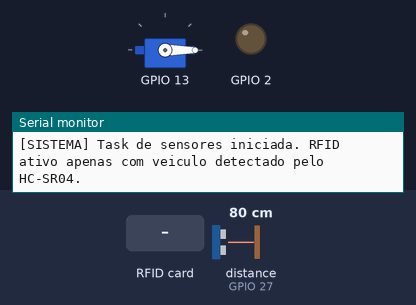
Bench run of a sketch on a simulated ESP32. Parts: servo, output pins drawn as LEDs (lit = HIGH), the last lines printed to the serial monitor. Wiring (inferred from the names in the program): ultrasonic range finder: trigger GPIO 26; echo GPIO 27. The test bench sets the inputs (shaded band); at power-on: distance to the obstacle (sensor on GPIO 27) 80 cm. WiFi joins after 1.5 s; servers stay silent unless stated; storage starts empty; EEPROM starts erased; pins used as bus, display or sensor lines are not drawn.

Above: at 1.4 s.
1.5 s: distance to the obstacle (sensor on GPIO 27) set to 2 cm
3.6 s: RFID card 69 C9 D7 06 held to the reader
At 3.82 s:
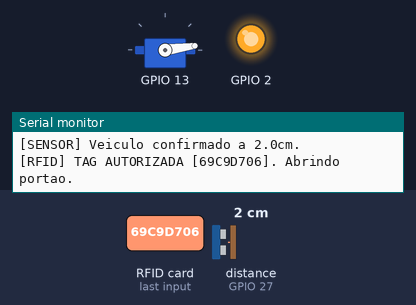
At 4.42 s:
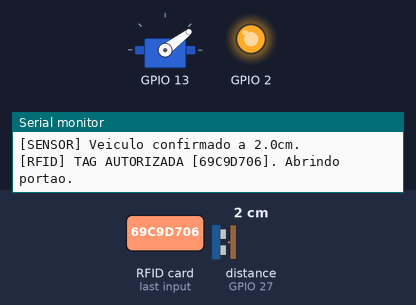
6.6 s: distance to the obstacle (sensor on GPIO 27) set to 4 cm
At 7.8 s:
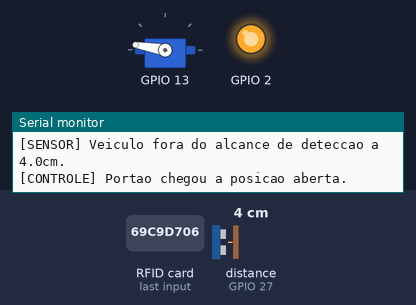
Timing chart, 0 to 16.5 s (numbered marks = the images above; inputs shaded):
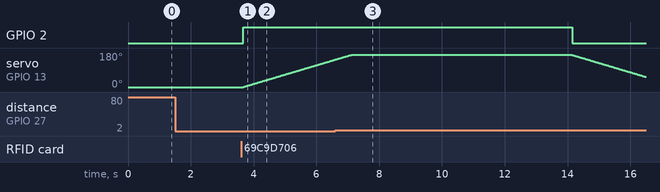

Measured:
- after the input at 3.6 s, GPIO 2: LOW → HIGH after 0.07 s; servo on GPIO 13: moves from 0° to 145° over 2.9 s, starting after 0.07 s

The sketch:

CyberGate.ino
```cpp
#include <Arduino.h>
#include <WiFi.h>
#include <esp_sleep.h>
#include "src/system_state.h"

extern void initWebServer();
extern void sensorTaskCode(void *pvParameters);
extern void controlTaskCode(void *pvParameters);

static const char* SETUP_AP_SSID = "CyberGate-Setup";
static const char* SETUP_AP_PASSWORD = "cybergate";
static const unsigned long WIFI_CONNECT_TIMEOUT_MS = 12000;
static const unsigned long LIGHT_SLEEP_IDLE_MS = 15000;
static const unsigned long LIGHT_SLEEP_WEB_IDLE_MS = 10000;
static const uint64_t LIGHT_SLEEP_WAKE_US = 250000ULL;
static const BaseType_t SENSOR_TASK_CORE = 1;
static const BaseType_t CONTROL_TASK_CORE = 0;

SemaphoreHandle_t logMutex;
static unsigned long wifiAttemptStartedAt = 0;
static bool wifiConnecting = false;

static void startSetupAccessPoint() {
    WiFi.mode(WIFI_AP_STA);
    bool apStarted = WiFi.softAP(SETUP_AP_SSID, SETUP_AP_PASSWORD, 6, false, 4);
    wifiApActive = apStarted;
    wifiModeLabel = apStarted ? "AP fallback" : "Falha no AP";
    activeWifiSsid = apStarted ? SETUP_AP_SSID : "";
    if (apStarted) {
        addLog("REDE", String("AP de configuracao ativo: ") + SETUP_AP_SSID + " IP " + WiFi.softAPIP().toString());
    } else {
        addLog("ERRO", "Falha ao iniciar AP de configuracao CyberGate-Setup.");
    }
}

static void connectConfiguredWifi() {
    if (systemConfig.wifiSsid.length() == 0) {
        addLog("REDE", "Nenhum Wi-Fi salvo. Abrindo AP de configuracao.");
        startSetupAccessPoint();
        return;
    }

    WiFi.mode(WIFI_AP_STA);
    WiFi.begin(systemConfig.wifiSsid.c_str(), systemConfig.wifiPassword.c_str());
    wifiModeLabel = "Conectando";
    activeWifiSsid = systemConfig.wifiSsid;
    wifiConnecting = true;
    wifiAttemptStartedAt = millis();
    addLog("REDE", "Tentando conectar ao Wi-Fi salvo: " + maskedWifiSsid());
}

static void monitorWifiConnection() {
    if (!wifiConnecting && systemConfig.wifiSsid.length() > 0 && WiFi.status() == WL_CONNECTED && wifiApActive) {
        WiFi.softAPdisconnect(true);
        WiFi.mode(WIFI_STA);
        wifiApActive = false;
        wifiModeLabel = "Cliente Wi-Fi";
        activeWifiSsid = WiFi.SSID();
        addLog("REDE", String("Reconexao concluida. IP do servidor: ") + WiFi.localIP().toString());
        return;
    }

    if (!wifiConnecting) return;

    if (WiFi.status() == WL_CONNECTED) {
        wifiConnecting = false;
        if (wifiApActive) {
            WiFi.softAPdisconnect(true);
            WiFi.mode(WIFI_STA);
            wifiApActive = false;
        }
        wifiModeLabel = "Cliente Wi-Fi";
        activeWifiSsid = WiFi.SSID();
        addLog("REDE", String("Conectado. IP do servidor: ") + WiFi.localIP().toString());
        return;
    }

    if (millis() - wifiAttemptStartedAt >= WIFI_CONNECT_TIMEOUT_MS) {
        wifiConnecting = false;
        addLog("WARNING", "Falha ao conectar no Wi-Fi salvo. Mantendo AP de configuracao.");
        startSetupAccessPoint();
    }
}

static bool canEnterLightSleep() {
    if (!systemConfig.lightSleepEnabled) return false;
    if (wifiApActive && WiFi.softAPgetStationNum() > 0) return false;
    if (WiFi.status() == WL_CONNECTED && millis() - lastWebRequestAt < LIGHT_SLEEP_WEB_IDLE_MS) return false;
    if (isGateOpen || vehicleDetected || rfidActive || servoCalibrationMode) return false;
    if (servoCurrentAngle != servoTargetAngle) return false;
    if (millis() < LIGHT_SLEEP_IDLE_MS) return false;
    if (millis() - lastLightSleepAt < LIGHT_SLEEP_IDLE_MS) return false;
    return true;
}

static void runLightSleepIfIdle() {
    if (!canEnterLightSleep()) return;

    lightSleepActive = true;
    lastLightSleepAt = millis();
    lightSleepCount++;
    esp_sleep_enable_timer_wakeup(LIGHT_SLEEP_WAKE_US);
    esp_light_sleep_start();
    lightSleepActive = false;
}

void setup() {
    Serial.begin(115200);
    WiFi.persistent(false);
    WiFi.setSleep(false);

    logMutex = xSemaphoreCreateMutex();
    loadSystemConfig();

    addLog("SISTEMA", "Iniciando CyberGate Controller...");
    connectConfiguredWifi();
    initWebServer();

    xTaskCreatePinnedToCore(
        sensorTaskCode,
        "SensorTask",
        8192,
        NULL,
        1,
        &sensorTaskHandle,
        SENSOR_TASK_CORE
    );

    xTaskCreatePinnedToCore(
        controlTaskCode,
        "ControlTask",
        4096,
        NULL,
        2,
        &controlTaskHandle,
        CONTROL_TASK_CORE
    );

    addLog("SISTEMA", "Setup concluido. SensorTask no core 1, ControlTask no core 0, web server no core Wi-Fi/Async.");
}

void loop() {
    monitorWifiConnection();
    runLightSleepIfIdle();
    vTaskDelay(pdMS_TO_TICKS(500));
}
```

main.cpp
```cpp

```

gate_service.cpp
```cpp

```

log_service.cpp
```cpp

```

rfid_service.cpp
```cpp

```

sensor_service.cpp
```cpp

```

system_state.cpp
```cpp
#include "system_state.h"
#include <LittleFS.h>
#include <Preferences.h>

static const char* LOG_FILE = "/logs.csv";
static const char* METRICS_FILE = "/metrics.csv";
static const size_t MAX_LOG_CACHE = 80;
static const size_t MAX_LOG_FILE_BYTES = 180000;
static const size_t MAX_METRICS_FILE_BYTES = 120000;
static const char* DEFAULT_WIFI_SSID = "gritten";
static const char* DEFAULT_WIFI_PASSWORD = "casa1802";
static const uint8_t DEFAULT_WIFI_VERSION = 1;

volatile bool isGateOpen = false;
volatile bool vehicleDetected = false;
volatile bool rfidActive = false;
volatile unsigned long gateOpenedAt = 0;
volatile int servoCurrentAngle = 90;
volatile int servoTargetAngle = 90;
volatile int servoOpenAngle = 90;
volatile int servoClosedAngle = 90;
volatile bool servoCalibrationMode = false;
volatile bool saveServoOpenRequested = false;
volatile bool saveServoClosedRequested = false;
volatile float lastDistanceCm = 0;
String lastRfidUid = "";
String lastRfidStatus = "none";
String lastRfidMessage = "Aguardando leitura";
volatile unsigned long lastRfidAt = 0;

volatile unsigned long totalUptime = 0;
volatile unsigned int freeHeapMemory = 0;
volatile unsigned long lastRequestTimeMs = 0;
volatile unsigned long lastWebRequestAt = 0;
volatile bool lightSleepActive = false;
volatile unsigned long lastLightSleepAt = 0;
volatile unsigned long lightSleepCount = 0;
volatile bool wifiApActive = false;
volatile bool persistenceReady = false;
String wifiModeLabel = "Inicializando";
String activeWifiSsid = "";

SystemConfig systemConfig = {
    300,
    7000,
    true,
    DEFAULT_WIFI_SSID,
    DEFAULT_WIFI_PASSWORD
};

FunctionPerf performanceData[5] = {
    {"SensorTask", 0, 0, 0, 0},
    {"ControlTask", 0, 0, 0, 0},
    {"API /api/status", 0, 0, 0, 0},
    {"API /api/logs", 0, 0, 0, 0},
    {"API /api/control", 0, 0, 0, 0}
};

unsigned long memoryHistory[PERFORMANCE_HISTORY_SIZE] = {0};
unsigned int memoryHistorySize = 0;
unsigned int memoryHistoryIndex = 0;
std::vector<MetricSample> metricSamples;
std::vector<SystemLog> systemLogs;
TaskHandle_t sensorTaskHandle = NULL;
TaskHandle_t controlTaskHandle = NULL;

extern SemaphoreHandle_t logMutex;

static bool fsReady() {
    return persistenceReady;
}

static String csvEscape(const String& value) {
    String escaped = value;
    escaped.replace("\"", "\"\"");
    return "\"" + escaped + "\"";
}

static void rotateFileIfNeeded(const char* path, size_t maxBytes) {
    if (!fsReady() || !LittleFS.exists(path)) return;
    File file = LittleFS.open(path, "r");
    if (!file) return;
    size_t size = file.size();
    file.close();
    if (size <= maxBytes) return;

    String backup = String(path) + ".old";
    if (LittleFS.exists(backup.c_str())) LittleFS.remove(backup.c_str());
    LittleFS.rename(path, backup.c_str());
}

void loadSystemConfig() {
    Preferences prefs;
    prefs.begin("cybergate", true);
    systemConfig.sensorIntervalMs = prefs.getULong("sensor_ms", 300);
    systemConfig.gateAutoCloseMs = prefs.getULong("close_ms", 7000);
    systemConfig.lightSleepEnabled = prefs.getBool("sleep", true);
    systemConfig.wifiSsid = prefs.getString("ssid", DEFAULT_WIFI_SSID);
    systemConfig.wifiPassword = prefs.getString("pass", DEFAULT_WIFI_PASSWORD);
    uint8_t wifiVersion = prefs.getUChar("wifi_ver", 0);
    prefs.end();

    systemConfig.sensorIntervalMs = constrain(systemConfig.sensorIntervalMs, 100UL, 10000UL);
    systemConfig.gateAutoCloseMs = constrain(systemConfig.gateAutoCloseMs, 1000UL, 60000UL);

    if (wifiVersion < DEFAULT_WIFI_VERSION || systemConfig.wifiSsid.length() == 0) {
        systemConfig.wifiSsid = DEFAULT_WIFI_SSID;
        systemConfig.wifiPassword = DEFAULT_WIFI_PASSWORD;
        saveSystemConfig();
    }
}

void saveSystemConfig() {
    Preferences prefs;
    prefs.begin("cybergate", false);
    prefs.putULong("sensor_ms", systemConfig.sensorIntervalMs);
    prefs.putULong("close_ms", systemConfig.gateAutoCloseMs);
    prefs.putBool("sleep", systemConfig.lightSleepEnabled);
    prefs.putString("ssid", systemConfig.wifiSsid);
    prefs.putString("pass", systemConfig.wifiPassword);
    prefs.putUChar("wifi_ver", DEFAULT_WIFI_VERSION);
    prefs.end();
}

void setWifiCredentials(const String& ssid, const String& password) {
    systemConfig.wifiSsid = ssid;
    systemConfig.wifiPassword = password;
    saveSystemConfig();
}

String maskedWifiSsid() {
    if (systemConfig.wifiSsid.length() == 0) return "";
    if (systemConfig.wifiSsid.length() <= 2) return "**";
    return systemConfig.wifiSsid.substring(0, 2) + "***";
}

void recordFunctionPerf(uint8_t index, unsigned long durationUs) {
    if (index >= 5) return;
    FunctionPerf &m = performanceData[index];
    m.callCount += 1;
    m.lastTimeUs = durationUs;
    m.totalTimeUs += durationUs;
    if (durationUs > m.maxTimeUs) m.maxTimeUs = durationUs;
}

float getEstimatedCpuLoadPct() {
    float sensorLoad = performanceData[0].callCount
        ? (float)performanceData[0].totalTimeUs / performanceData[0].callCount / (float)(systemConfig.sensorIntervalMs * 1000UL)
        : 0.0f;
    float controlLoad = performanceData[1].callCount
        ? (float)performanceData[1].totalTimeUs / performanceData[1].callCount / 200000.0f
        : 0.0f;
    float apiLoad = 0.0f;
    for (uint8_t i = 2; i < 5; i++) {
        if (performanceData[i].callCount) {
            apiLoad += ((float)performanceData[i].totalTimeUs / performanceData[i].callCount) / 1000000.0f;
        }
    }

    float loadPct = (sensorLoad + controlLoad + apiLoad) * 100.0f;
    if (loadPct < 0.0f) return 0.0f;
    if (loadPct > 100.0f) return 100.0f;
    return loadPct;
}

void pushMemorySample(unsigned int heapFree) {
    memoryHistory[memoryHistoryIndex] = heapFree;
    memoryHistoryIndex = (memoryHistoryIndex + 1) % PERFORMANCE_HISTORY_SIZE;
    if (memoryHistorySize < PERFORMANCE_HISTORY_SIZE) memoryHistorySize++;
}

void setServoTarget(int angle) {
    servoTargetAngle = constrain(angle, 0, 180);
}

void stepServoTarget(int delta) {
    setServoTarget(servoTargetAngle + delta);
}

void initPersistence() {
    persistenceReady = true;
    if (!LittleFS.exists(LOG_FILE)) {
        File file = LittleFS.open(LOG_FILE, "w");
        if (file) {
            file.println("timestamp,type,message");
            file.close();
        }
    }
    if (!LittleFS.exists(METRICS_FILE)) {
        File file = LittleFS.open(METRICS_FILE, "w");
        if (file) {
            file.println("timestamp,heapFree,distanceCm,cpuLoadPct");
            file.close();
        }
    }
    loadPersistedLogs();
    File metrics = LittleFS.open(METRICS_FILE, "r");
    if (metrics) {
        metricSamples.clear();
        bool header = true;
        while (metrics.available()) {
            String line = metrics.readStringUntil('\n');
            line.trim();
            if (line.length() == 0) continue;
            if (header) {
                header = false;
                if (line.startsWith("timestamp,")) continue;
            }

            int p1 = line.indexOf(',');
            int p2 = line.indexOf(',', p1 + 1);
            int p3 = line.indexOf(',', p2 + 1);
            if (p1 < 0 || p2 < 0 || p3 < 0) continue;

            MetricSample sample;
            sample.timestamp = strtoul(line.substring(0, p1).c_str(), NULL, 10);
            sample.heapFree = strtoul(line.substring(p1 + 1, p2).c_str(), NULL, 10);
            sample.distanceCm = line.substring(p2 + 1, p3).toFloat();
            sample.cpuLoadPct = line.substring(p3 + 1).toFloat();
            if (metricSamples.size() >= PERFORMANCE_HISTORY_SIZE) metricSamples.erase(metricSamples.begin());
            metricSamples.push_back(sample);
        }
        metrics.close();
    }
}

void loadPersistedLogs() {
    if (!fsReady() || !LittleFS.exists(LOG_FILE)) return;
    File file = LittleFS.open(LOG_FILE, "r");
    if (!file) return;

    if (xSemaphoreTake(logMutex, pdMS_TO_TICKS(200))) {
        systemLogs.clear();
        bool header = true;
        while (file.available()) {
            String line = file.readStringUntil('\n');
            line.trim();
            if (line.length() == 0) continue;
            if (header) {
                header = false;
                if (line.startsWith("timestamp,")) continue;
            }

            int p1 = line.indexOf(',');
            int p2 = line.indexOf(',', p1 + 1);
            if (p1 < 0 || p2 < 0) continue;

            SystemLog item;
            item.timestamp = strtoul(line.substring(0, p1).c_str(), NULL, 10);
            item.type = line.substring(p1 + 1, p2);
            item.message = line.substring(p2 + 1);
            item.message.replace("\"", "");

            if (millis() - item.timestamp <= LOG_RETENTION_MS || item.timestamp > millis()) {
                if (systemLogs.size() >= MAX_LOG_CACHE) systemLogs.erase(systemLogs.begin());
                systemLogs.push_back(item);
            }
        }
        xSemaphoreGive(logMutex);
    }
    file.close();
}

void appendPersistedLog(const SystemLog& logItem) {
    if (!fsReady()) return;
    rotateFileIfNeeded(LOG_FILE, MAX_LOG_FILE_BYTES);
    File file = LittleFS.open(LOG_FILE, "a");
    if (!file) return;
    file.print(logItem.timestamp);
    file.print(',');
    file.print(logItem.type);
    file.print(',');
    file.println(csvEscape(logItem.message));
    file.close();
}

String buildLogsCsv() {
    String csv = "timestamp,type,message\n";
    if (fsReady()) {
        csv = "";
        const char* files[] = {"/logs.csv.old", LOG_FILE};
        for (const char* path : files) {
            if (!LittleFS.exists(path)) continue;
            File file = LittleFS.open(path, "r");
            if (!file) continue;
            String content = file.readString();
            file.close();
            if (csv.length() == 0) {
                csv = content;
            } else {
                int headerEnd = content.indexOf('\n');
                csv += headerEnd >= 0 ? content.substring(headerEnd + 1) : content;
            }
        }
        if (csv.length() > 0) {
            return csv;
        }
    }

    if (xSemaphoreTake(logMutex, pdMS_TO_TICKS(200))) {
        for (const auto& logItem : systemLogs) {
            csv += String(logItem.timestamp) + "," + logItem.type + "," + csvEscape(logItem.message) + "\n";
        }
        xSemaphoreGive(logMutex);
    }
    return csv;
}

void persistMetricSample(unsigned int heapFree, float distanceCm, float cpuLoadPct) {
    MetricSample sample;
    sample.timestamp = millis();
    sample.heapFree = heapFree;
    sample.distanceCm = distanceCm;
    sample.cpuLoadPct = cpuLoadPct;

    metricSamples.push_back(sample);
    if (metricSamples.size() > PERFORMANCE_HISTORY_SIZE) {
        metricSamples.erase(metricSamples.begin());
    }

    if (!fsReady()) return;
    rotateFileIfNeeded(METRICS_FILE, MAX_METRICS_FILE_BYTES);
    File file = LittleFS.open(METRICS_FILE, "a");
    if (!file) return;
    file.print(sample.timestamp);
    file.print(',');
    file.print(sample.heapFree);
    file.print(',');
    file.print(sample.distanceCm, 1);
    file.print(',');
    file.println(sample.cpuLoadPct, 2);
    file.close();
}

void prunePersistence() {
    rotateFileIfNeeded(LOG_FILE, MAX_LOG_FILE_BYTES);
    rotateFileIfNeeded(METRICS_FILE, MAX_METRICS_FILE_BYTES);
}

void addLog(String type, String message) {
    SystemLog newLog;
    newLog.timestamp = millis();
    newLog.type = type;
    newLog.message = message;

    if (logMutex && xSemaphoreTake(logMutex, pdMS_TO_TICKS(200))) {
        if (systemLogs.size() >= MAX_LOG_CACHE) {
            systemLogs.erase(systemLogs.begin());
        }
        systemLogs.push_back(newLog);
        xSemaphoreGive(logMutex);
    }

    appendPersistedLog(newLog);
    Serial.printf("[%s] %s\n", type.c_str(), message.c_str());
}
```

log_task.cpp
```cpp

```

rfid_task.cpp
```cpp

```

web_task.cpp
```cpp

```

metrics.cpp
```cpp

```

handlers.cpp
```cpp

```

server.cpp
```cpp
#include <ESPAsyncWebServer.h>
#include <LittleFS.h>
#include "../system_state.h"

AsyncWebServer server(80);

void setupRoutes(AsyncWebServer* srv);

void initWebServer() {
    addLog("SISTEMA", "Inicializando sistema de arquivos LittleFS...");

    if (!LittleFS.begin(true)) {
        persistenceReady = false;
        addLog("ERRO", "Falha ao montar LittleFS. Interface web indisponivel.");
        return;
    }

    initPersistence();
    addLog("SISTEMA", "LittleFS inicializado com persistencia de 24h.");

    addLog("SISTEMA", "Configurando rotas da API REST...");
    setupRoutes(&server);

    server.serveStatic("/", LittleFS, "/").setDefaultFile("index.html");

    server.onNotFound([](AsyncWebServerRequest *request){
        request->send(404, "application/json", "{\"error\":\"Not found\"}");
    });

    server.begin();
    addLog("WEB", "Servidor HTTP rodando na porta 80.");
}
```

Source omitted: system_state.h (2874 bytes), control_task.cpp (3478 bytes), sensor_task.cpp (7091 bytes), routes.cpp (15539 bytes)
